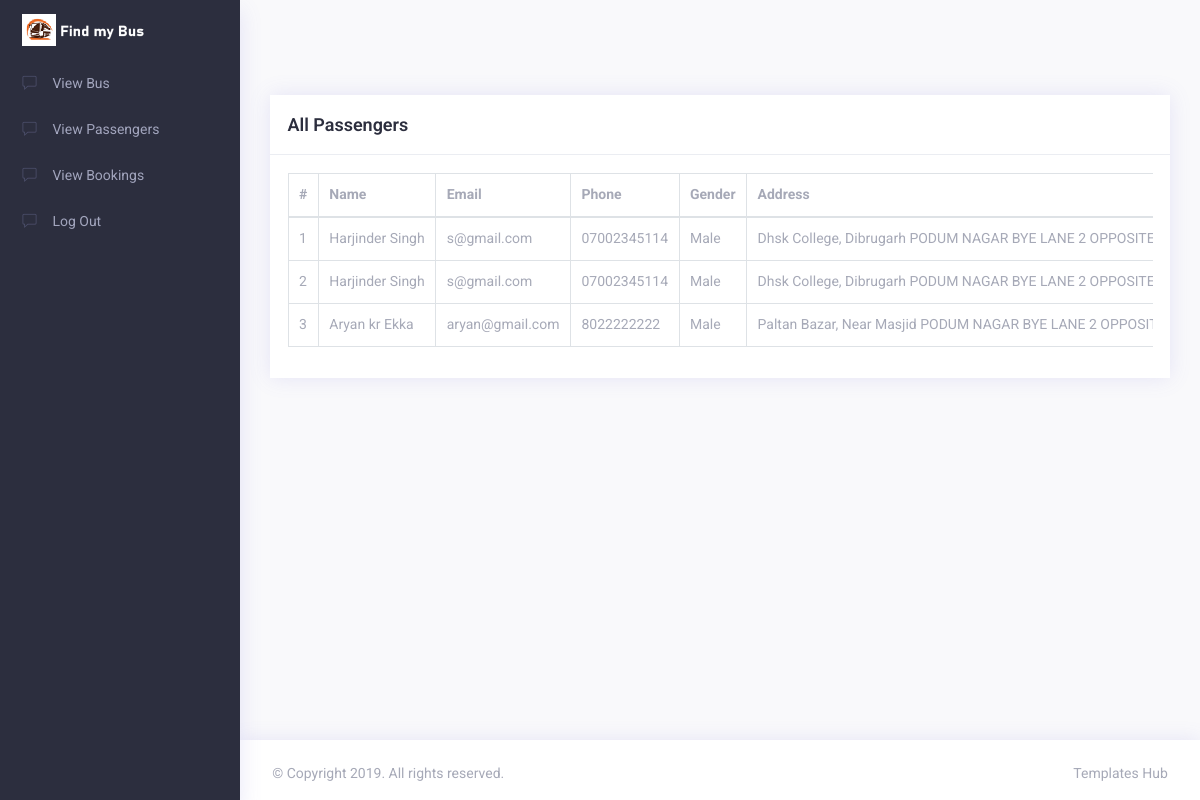
Screenshot of /vpassengers.php with the database file from the repository.
### tables this page shows
CREATE TABLE IF NOT EXISTS `booking` (
  `id` int NOT NULL AUTO_INCREMENT,
  `bus_id` int NOT NULL,
  `user_email` varchar(100) NOT NULL,
  `travel_date` varchar(100) NOT NULL,
  `notes` varchar(1000) NOT NULL,
  PRIMARY KEY (`id`)
);

CREATE TABLE IF NOT EXISTS `account` (
  `id` int NOT NULL AUTO_INCREMENT,
  `uemail` varchar(100) NOT NULL,
  `uname` varchar(100) NOT NULL,
  `uphone` varchar(100) NOT NULL,
  `ugender` varchar(100) NOT NULL,
  `uaddress` varchar(100) NOT NULL,
  `ucity` varchar(100) NOT NULL,
  `ustate` varchar(100) NOT NULL,
  `upin` varchar(100) NOT NULL,
  `upassword` varchar(100) NOT NULL,
  PRIMARY KEY (`id`)
);

### vpassengers.php (the view, shortened to what this page needs)
<?php
include("db_connection.php");
$query = "SELECT * FROM booking
          INNER JOIN account ON booking.user_email = account.uemail
          INNER JOIN register ON booking.bus_id = register.id
          INNER JOIN bus_details ON booking.bus_id = bus_details.bid
         ";
$result = mysqli_query($con, $query);
?>
<!DOCTYPE html>
<html lang="en">
<head>
    <link rel="stylesheet" type="text/css" href="assets/css/vendors.css" />
    <link rel="stylesheet" type="text/css" href="assets/css/style.css" />
</head>
<body>
    <div class="app">
        <div class="app-wrap">
            <header class="app-header top-bar">
                <nav class="navbar navbar-expand-md">
                    <div class="navbar-header d-flex align-items-center">
                        <a class="navbar-brand" href="index.html">
                            <img src="assets/img/n2.png" class="img-fluid logo-desktop" alt="logo" />
                        </a>
                    </div>
                </nav>
            </header>
            <div class="app-container">
                <aside class="app-navbar">
                    <div class="sidebar-nav scrollbar scroll_light">
                        <ul class="metismenu" id="sidebarNav">
                            <li><a href="view_bus.php" aria-expanded="false"><i class="nav-icon ti ti-comment"></i><span class="nav-title">View Bus</span></a> </li>
                            <li><a href="vpassengers.php" aria-expanded="false"><i class="nav-icon ti ti-comment"></i><span class="nav-title">View Passengers</span></a> </li>
                            <li><a href="viewbooking.php" aria-expanded="false"><i class="nav-icon ti ti-comment"></i><span class="nav-title">View Bookings</span></a> </li>
                            <li><a href="admin.php" aria-expanded="false"><i class="nav-icon ti ti-comment"></i><span class="nav-title">Log Out</span></a> </li>
                        </ul>
                    </div>
                </aside>
                <div class="app-main" id="main">
                    <div class="container-fluid">
                        <div class="row">
                            <div class="col-md-12">
                                <div class="card card-statistics">
                                    <div class="card-header">
                                        <div class="card-heading">
                                            <h4 class="card-title">All Passengers</h4>
                                        </div>
                                    </div>
                                    <div class="card-body">
                                        <div class="table-responsive">
                                            <table class="table table-bordered">
                                                <thead>
                                                    <tr>
                                                        <th>#</th>
                                                        <th>Name</th>
                                                        <th>Email</th>
                                                        <th>Phone</th>
                                                        <th>Gender</th>
                                                        <th>Address</th>
                                                    </tr>
                                                </thead>
                                                <tbody>
                                                    <?php
                                                    $sn = 1;
                                                    if (mysqli_num_rows($result) > 0) {
                                                        while ($row = mysqli_fetch_assoc($result)) {
                                                            echo "<tr>
                                                                <td>{$sn}</td>
                                                                <td>{$row['uname']}</td>
                                                                <td>{$row['uemail']}</td>
                                                                <td>{$row['uphone']}</td>
                                                                <td>{$row['ugender']}</td>
                                                                <td>{$row['uaddress']}</td>
                                                                <td>{$row['ucity']}</td>
                                                                <td>{$row['ustate']}</td>
                                                                <td>{$row['upin']}</td>
                                                                <td>{$row['bname']}</td>
                                                                <td>{$row['bstart']}</td>
                                                                <td>{$row['bend']}</td>
                                                                <td>{$row['travel_date']}</td>
                                                            </tr>";
                                                            $sn++;
                                                        }
                                                    } else {
                                                        echo "<tr><td colspan='13' class='text-center'>No passengers found.</td></tr>";
                                                    }
                                                    ?>
                                                </tbody>
                                            </table>
                                        </div>
                                    </div>
                                </div>
                            </div>
                        </div>
                    </div>
                </div>
            </div>
            <footer class="footer">
                <div class="row">
                    <div class="col-12 col-sm-6 text-center text-sm-left">
                        <p>&copy; Copyright 2019. All rights reserved.</p>
                    </div>
                    <div class="col col-sm-6 ml-sm-auto text-center text-sm-right">
                        <p><a target="_blank" href="https://www.templateshub.net">Templates Hub</a></p>
                    </div>
                </div>
            </footer>
        </div>
    </div>
</body>
</html>

### rows the page displays
booking: account.uname "Harjinder Singh", account.uemail "s@gmail.com", account.uphone "07002345114", account.ugender "Male", account.uaddress "Dhsk College, Dibrugarh PODUM NAGAR BYE LANE 2…"
booking: account.uname "Harjinder Singh", account.uemail "s@gmail.com", account.uphone "07002345114", account.ugender "Male", account.uaddress "Dhsk College, Dibrugarh PODUM NAGAR BYE LANE 2…"
booking: account.uname "Aryan kr Ekka", account.uemail "aryan@gmail.com", account.uphone "8022222222", account.ugender "Male", account.uaddress "Paltan Bazar, Near Masjid PODUM NAGAR BYE LANE 2…"
